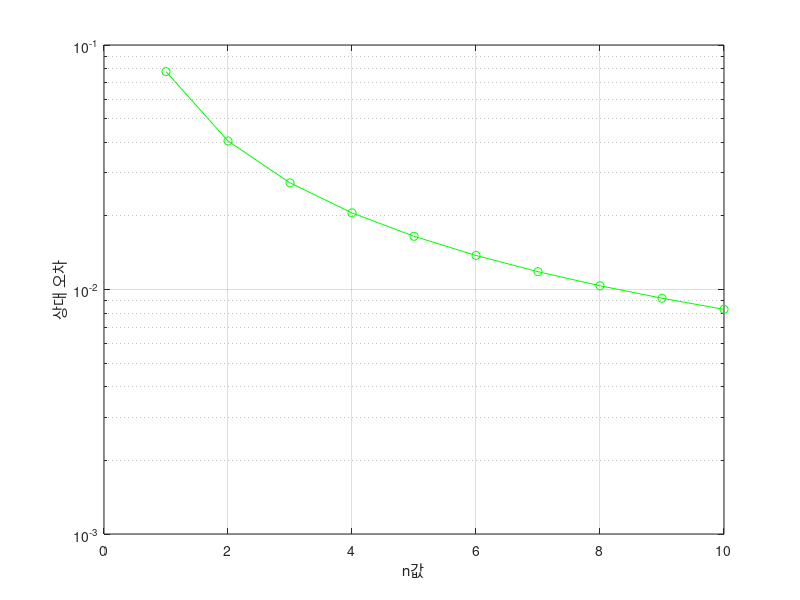

Recreate this plot in MATLAB.
%문제 3번
clear;
clc;
for n=1:10
    x(n)=n;
    real = factorial(n);
    approx = sqrt(2*pi*n)*((n/exp(1))^n);
    ocha(n) = abs((real-approx)/real);
end
semilogy(x,ocha,'-og');
xlabel('n값');
ylabel('상대 오차');
grid on;